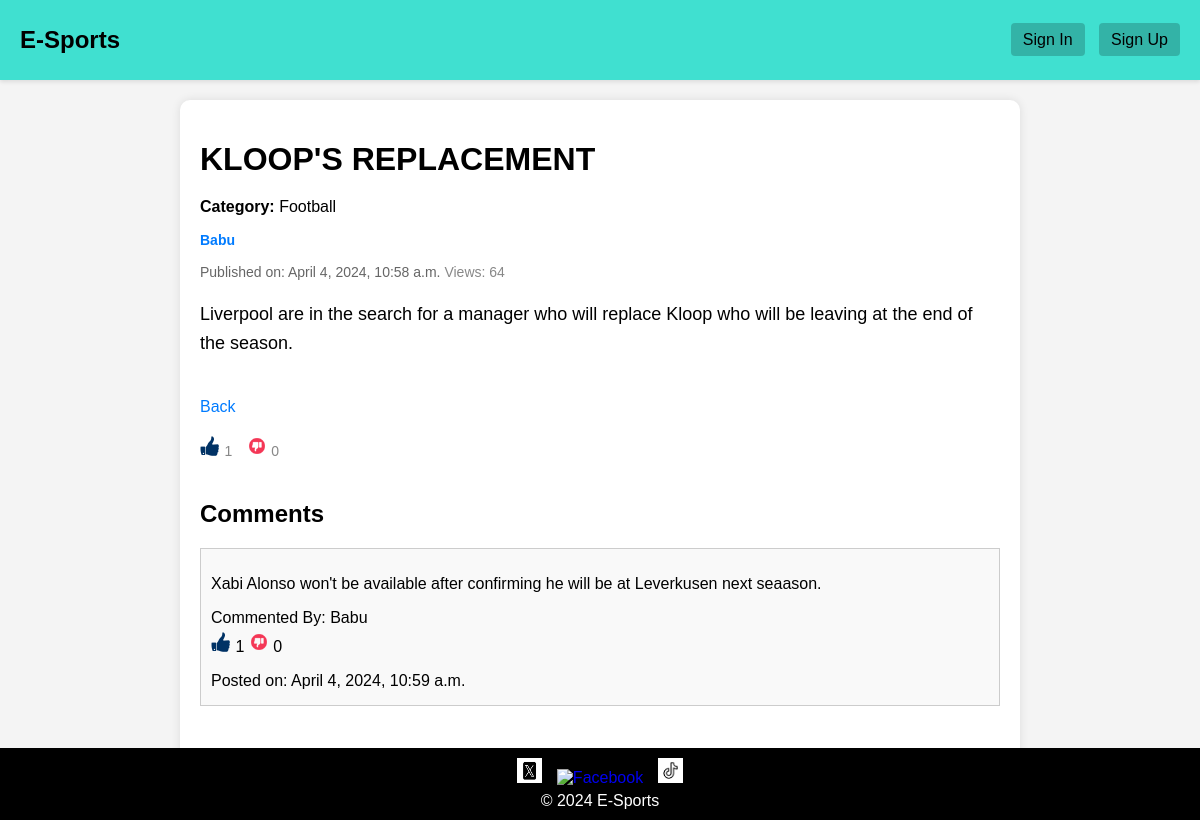
The app's page /post/1/ with its own data.
### esport/models.py (models this page shows, shortened)
class Post(models.Model):
    title = models.CharField(max_length=200)
    author = models.ForeignKey(settings.AUTH_USER_MODEL,
                               on_delete=models.CASCADE)
    content = models.TextField()
    created_at = models.DateTimeField(auto_now_add=True)
    updated_at = models.DateTimeField(auto_now=True)
    views = models.IntegerField(default=0)
    likes = models.ManyToManyField(settings.AUTH_USER_MODEL,
                                   related_name='liked_posts', blank=True)
    dislikes = models.ManyToManyField(settings.AUTH_USER_MODEL,
                                      related_name='disliked_posts',
                                      blank=True)
    CATEGORY_CHOICES = [
        ('football', 'Football'),
        ('basketball', 'Basketball'),
        ('tennis', 'Tennis'),
        ('volleyball', 'Volleyball'),
        ('baseball', 'Baseball'),
        ('golf', 'Golf'),
        ('cycling', 'Cycling'),
        ('cricket', 'Cricket'),
        ('formula 1', 'Formula 1'),
        ('boxing', 'Boxing'),
        ('rugby', 'Rugby'),
        ('hockey', 'Hockey'),
    ]
    category = models.CharField(max_length=100, choices=CATEGORY_CHOICES,
                                default='football')

class Comment(models.Model):
    post = models.ForeignKey('Post', on_delete=models.CASCADE,
                             related_name='comments')
    author = models.ForeignKey(settings.AUTH_USER_MODEL,
                               on_delete=models.CASCADE)
    text = models.TextField()
    created_at = models.DateTimeField(auto_now_add=True)
    likes = models.ManyToManyField(settings.AUTH_USER_MODEL,
                                   related_name='liked_comments',
                                   blank=True)
    dislikes = models.ManyToManyField(settings.AUTH_USER_MODEL,
                                      related_name='disliked_comments',
                                      blank=True)

### esport/views.py (the view)
# urls.py: path('post/<int:pk>/', views.summary, name='summary'),
def summary(request, pk):
    referer = request.META.get('HTTP_REFERER')
    if referer and 'summary' in referer:
        post = get_object_or_404(Post, pk=pk)
        return render(request, 'summary.html', {'post': post})
    post = get_object_or_404(Post, pk=pk)
    post.views += 1
    post.save()
    nairobi_tz = pytz.timezone('Africa/Nairobi')
    post.created_at = timezone.localtime(post.created_at, timezone=nairobi_tz)
    return render(request, 'summary.html', {'post': post})

### esport/templates/summary.html (shortened to what this page needs)
{% extends 'base.html' %}
{% load static %}
{% load tz %}
{% block link %}
<link rel="stylesheet" href="{% static 'css/summary.css' %}">
{% endblock link %}
{% block content %}
<div class="container">
    <h1>{{ post.title }}</h1>
    <p><strong>Category:</strong> {{ post.get_category_display }}</p>
    <div class="post-meta">
        <a href="{% url 'account' pk=post.author.pk %}">
            <div class="author-info">
                <span class="post-author">{{ post.author }}</span>
            </div>
        </a>
        <br>
        <span class="post-date">Published on: {{ post.created_at|timezone:"Africa/Nairobi"|date:"F j, Y, g:i a" }}</span>
        <span class="post-views">Views: {{ post.views }}</span>
    </div>
    <div class="post-content">{{ post.content }}</div>
    <a href="{% url 'threads' %}" class="back-link">Back</a>
    <div class="like-dislike-section" style="margin-top: 20px;">
    <a href="{% url 'like_post' pk=post.id %}" class="like-link" style="text-decoration: none;">
        <img src="{% static 'icons/thumbs_up.png' %}" alt="Thumbs Up" style="width: 20px; height: 20px;">
    </a>
    <span class="like-count" style="margin-right: 10px; font-size: 14px; color: #888;">{{ post.likes.count }}</span>
    <a href="{% url 'dislike_post' pk=post.id %}" class="dislike-link" style="text-decoration: none;">
        <img src="{% static 'icons/thumbs_down.png' %}" alt="Thumbs Down" style="width: 20px; height: 20px;">
    </a>
    <span class="dislike-count" style="font-size: 14px; color: #888;">{{ post.dislikes.count }}</span>
</div>
    <div class="comment-section" style="margin-top: 40px;">
        <h2 style="font-size: 24px;">Comments</h2>
    {% if post.comments.all %}
    {% for comment in post.comments.all %}
    <div class="comment" style="margin-bottom: 20px; border: 1px solid #ccc; padding: 10px; background-color: #f9f9f9;">
        <p style="margin-bottom: 5px;">{{ comment.text }}</p>
        <p style="margin-bottom: 5px;">Commented By: {{ comment.author.username }}</p>
    <a href="{% url 'like_comment' pk=comment.id %}" class="like-comment">
        <img src="{% static 'icons/thumbs_up.png' %}" alt="Thumbs Up" style="width: 20px; height: 20px;">
    </a>
    <span class="like-count">{{ comment.likes.count }}</span>
    <a href="{% url 'dislike_comment' pk=comment.id %}" class="dislike-comment">
        <img src="{% static 'icons/thumbs_down.png' %}" alt="Thumbs Down" style="width: 20px; height: 20px;">
    </a>
    <span class="dislike-count">{{ comment.dislikes.count }}</span>
        <p style="margin-bottom: 5px;">Posted on: {{ comment.created_at|timezone:"Africa/Nairobi"|date:"F j, Y, g:i a" }}</p>
    </div>
    {% endfor %}
    {% else %}
    <p>No comments.</p>
    {% endif %}
</div>
{% if user.is_authenticated %}
<div class="add-comment" style="margin-top: 40px;">
    <h3 style="font-size: 24px; margin-bottom: 10px;">Add a Comment</h3>
    <form method="post" action="{% url 'Commented' post.pk %}">
        {% csrf_token %}
        <textarea name="text" placeholder="Write your comment" rows="5" cols="40" style="width: 100%; padding: 10px; margin-bottom: 10px; border: 1px solid #ccc; border-radius: 5px; resize: vertical;"></textarea>
        <button type="submit" style="padding: 10px 20px; background-color: #007bff; color: #fff; border: none; border-radius: 5px; cursor: pointer; transition: background-color 0.3s;">Comment</button>
    </form>
</div>
{% else %}
<p style="margin-top: 40px;">Please <a href="{% url 'SignIn' %}" style="color: #007bff; text-decoration: none;">Sign In to your account</a> to comment.</p>
{% endif %}
</div>
{% endblock content %}

### esport/templates/base.html (shortened to what this page needs)
{% load static %}
<!DOCTYPE html>
<html lang="en">
<head>
    <link rel="stylesheet" href="{% static 'css/base.css' %}">
    {% block link %}
    {% endblock link %}
</head>
<body>
    <nav>
        <div class="navbar">
            <a href="{% url 'threads' %}" class="navbar-brand">E-Sports</a>
            <ul class="nav-links">
                {% if user.is_authenticated %}
                <li class="nav-link">
                    <a href="{% url 'account' user.pk %}">
                        <div class="nav-account-img">
                            <img src="{{ user.account_picture.url }}" width="40px" alt="account Image">
                        </div>
                    </a>
                </li>
                <li class="nav-link"><a href="{% url 'contact_us' %}">Contact Us</a></li>
                <li class="nav-link"><a href="{% url 'about_us' %}">About Us</a></li>
                {% else %}
                <li class="nav-link"><a href="{% url 'SignIn' %}">Sign In</a></li>
                <li class="nav-link"><a href="{% url 'SignUp' %}">Sign Up</a></li>
                {% endif %}
            </ul>
        </div>
    </nav>
    <div>
        {% block content %}
        {% endblock content %}
    </div>
<footer>
    <div class="footer-icons">
        <a href="https://twitter.com" class="footer-icon" target="_blank"><img src="{% static 'icons/x.png' %}" alt="Twitter"></a>
        <a href="https://facebook.com" class="footer-icon" target="_blank"><img src="{% static 'icons/fb.png' %}" alt="Facebook"></a>
        <a href="https://tiktok.com" class="footer-icon" target="_blank"><img src="{% static 'icons/tiktok.png' %}" alt="TikTok"></a>
    </div>
    <div class="footer-copyright">
        © 2024 E-Sports
    </div>
</footer>
</body>
</html>

### esport/static/css/base.css (style rules this page uses)
body { font-family: Arial, sans-serif; margin: 0; padding: 0; background-color: #f4f4f4; position: relative; background-image: url("https://media.istockphoto.com/id/1355687112/photo/various-sport-equipment-gear.jpg?s=612x612&w=0&k=20&c=JOizKZg68gs_7lxjM3YLrngeS-7dGhBXL8b-wDBrYUE="); background-repeat: no-repeat; background-size: cover; background-position: center; }
nav { background-color: #40E0D0; padding: 15px 0; box-shadow: 0 2px 4px rgba(0, 0, 0, 0.1); }
.navbar { display: flex; justify-content: space-between; align-items: center; margin: 0 auto; padding: 0 20px; }
.navbar-brand { color: #000; font-size: 24px; text-decoration: none; font-weight: bolder; }
.nav-link a { color: #000; text-decoration: none; padding: 8px 12px; border-radius: 4px; background-color: rgba(0, 0, 0, 0.2); transition: background-color 0.3s; }
.nav-link { display: inline-block; }
.nav-link + .nav-link { margin-left: 10px; }
footer { background-color: #000; color: #fff; padding: 10px 0; text-align: center; position: fixed; bottom: 0; width: 100%; z-index: 1000; }
.container { margin-bottom: 60px; }
.footer-icons { margin-bottom: 5px; }
.footer-icon { margin: 0 5px; transition: transform 0.3s ease; }
.footer-icon img { width: 25px; height: 25px; }

### esport/static/css/summary.css (style rules this page uses)
.container { max-width: 800px; margin: 20px auto; padding: 20px; background-color: #fff; border-radius: 10px; box-shadow: 0 0 10px rgba(0, 0, 0, 0.1); }
h1 { font-size: 32px; margin-bottom: 20px; }
.post-meta { font-size: 14px; color: #888; margin-bottom: 20px; }
.post-author { font-weight: bold; color: #007bff; margin-right: 10px; }
.post-date { color: #666; }
.post-content { font-size: 18px; line-height: 1.6; margin-bottom: 20px; }
.back-link { display: inline-block; margin-top: 20px; font-size: 16px; color: #007bff; text-decoration: none; transition: color 0.3s; }
a { text-decoration: none; }

### records on screen
Post: title "KLOOP'S REPLACEMENT", category "Football", author "Babu", created_at "April 4, 2024, 10:58 a.m.", views "64", content "Liverpool are in the search for a manager who will replace Kloop who will be leaving at the end of the season.", likes.count "1", dislikes.count "0"
Comment: text "Xabi Alonso won't be available after confirming he will be at Leverkusen next seaason.", author.username "Babu", likes.count "1", dislikes.count "0", created_at "April 4, 2024, 10:59 a.m."
